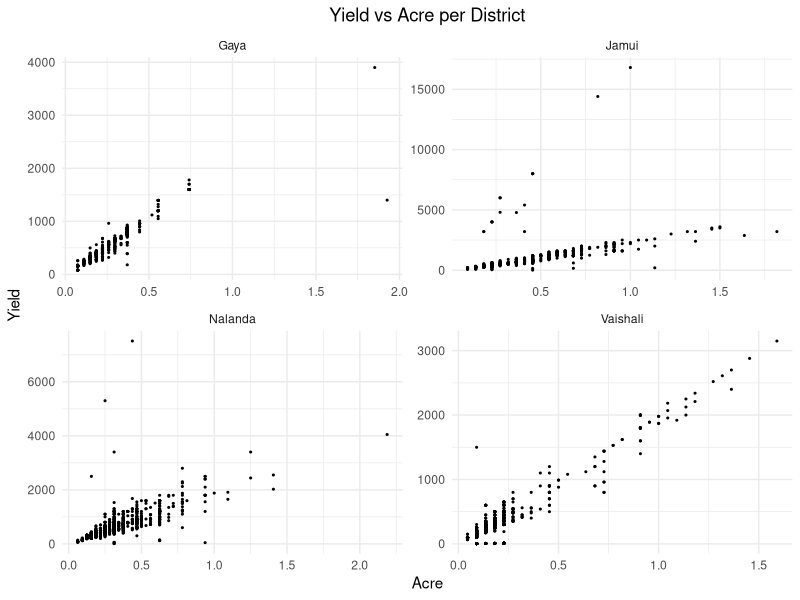
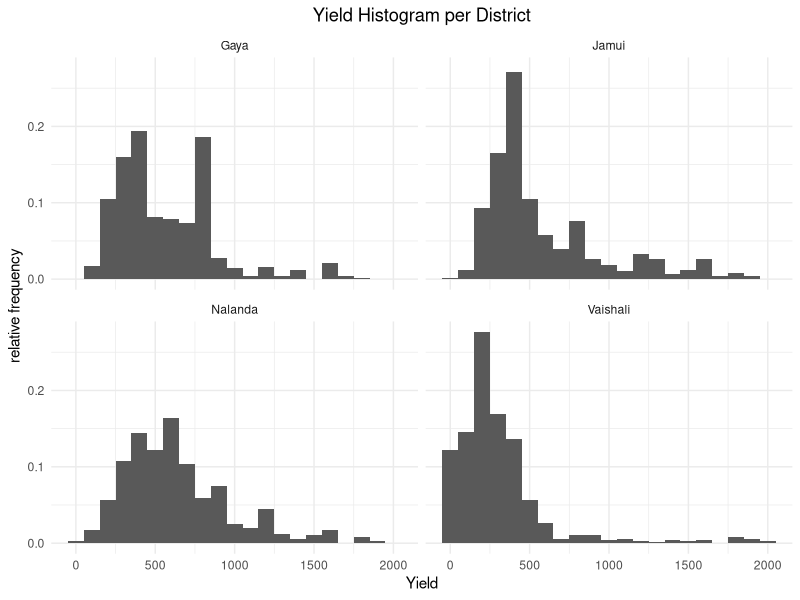
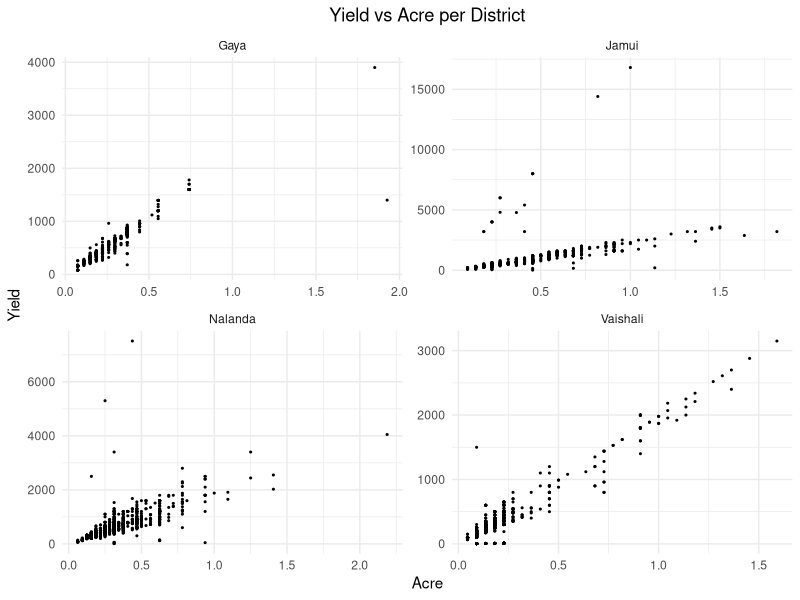
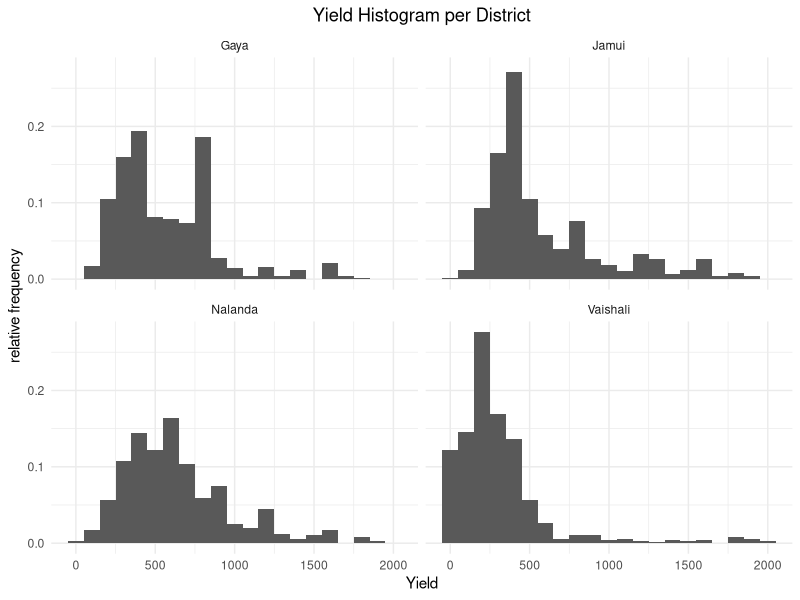

R code for these plots, in order:
library(dplyr)
library(ggplot2)

df <- read.csv("./data/Train.csv") %>%
 mutate(across(c(CropTillageDate, RcNursEstDate, SeedingSowingTransplanting,
                 Harv_date, Threshing_date), as.Date))

ggplot(df, aes(y = Yield, x = Acre)) + geom_point(shape = 20, size = 0.75) +
 facet_wrap(~District, scales = "free") + ggtitle("Yield vs Acre per District") +
 theme_minimal()+ theme(plot.title = element_text(hjust = 0.5))
ggsave("graphics/YieldvsAcre.jpeg", dpi = 300, width = 16, height = 9, units = "cm")

ggplot(df %>% filter(Yield < 2000), aes(x = Yield)) + facet_wrap(~District) +
 geom_histogram(aes(y = stat(density) * 100), binwidth = 100) +
 labs(y = "relative frequency", title = "Yield Histogram per District") +
  theme_minimal() + theme(plot.title = element_text(hjust = 0.5))
ggsave("graohics/rel_freq_histogram.jpeg", dpi = 300, width = 16, height = 9, units = "cm")
